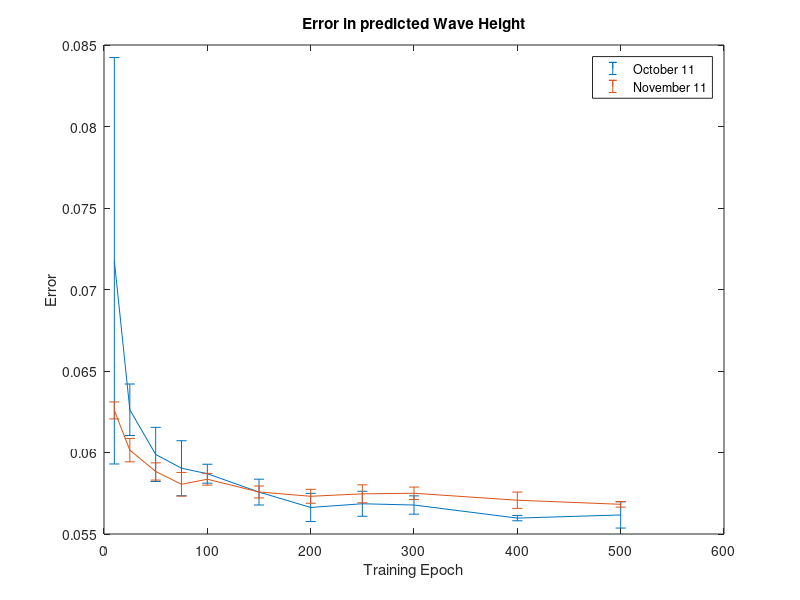
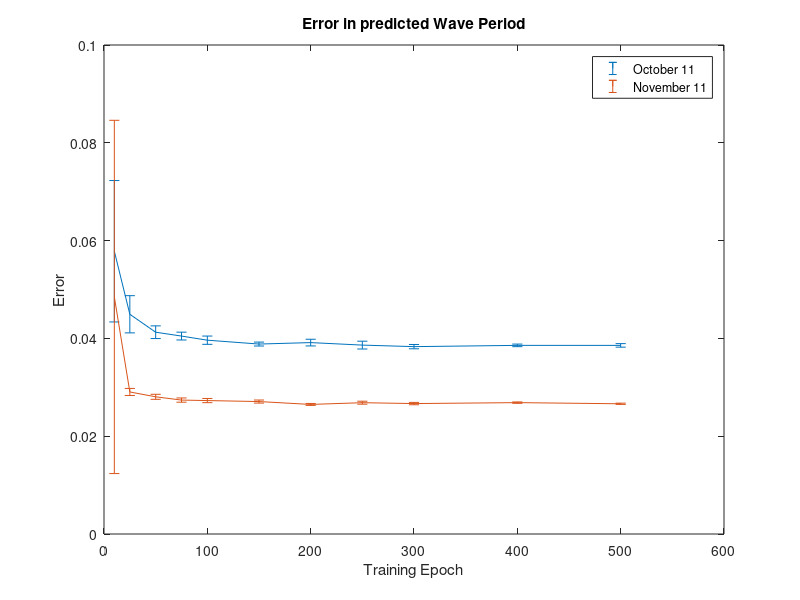

These charts were generated, in order, by the following MATLAB code:
clear
close all

x = [10, 25, 50, 75, 100, 150, 200, 250, 300, 400, 500];

heights_11 = [0.0630378309727, 0.0623147553988, 0.0617909589931, 0.0628543080074, 0.0629070056545
0.0600139947069, 0.0602357189055, 0.0608913778391, 0.0605749174408, 0.0590047220916
0.0587131136974, 0.0597479467131, 0.0583668567512, 0.0586675524897, 0.0586851246944
0.0583717619085, 0.0583623635784, 0.0572553573953, 0.0589275625643, 0.0573364636642
0.0587637020182, 0.0583691755451, 0.058418732038, 0.0584700780378, 0.0577763308685
0.057721050749, 0.0574713858788, 0.0574238190175, 0.0581253253698, 0.0571487066661
0.0567500272419, 0.0571921447678, 0.0572548839899, 0.0579269815806, 0.0574456186759
0.0583396924831, 0.0573866252646, 0.0568047091303, 0.0573795242662, 0.057412930577
0.0574330920374, 0.0580955628065, 0.0575350931412, 0.0570508182296, 0.0573838477987
0.0562245172407, 0.0575151334925, 0.0570646665026, 0.0572624729342, 0.0572987395073
0.0568859292292, 0.056891326958, 0.0568673950919, 0.0569508049485, 0.0565165821236];

periods_11 = [0.0319517393169, 0.0320616236859, 0.0335604053895, 0.0317466181437, 0.113082776761
0.0290299459805, 0.0281448295687, 0.0295200691483, 0.0299517831895, 0.0285964137516
0.0280418316525, 0.0277880409547, 0.0285307170508, 0.0285691310518, 0.0273552079501
0.0269041134069, 0.028005366467, 0.027518237185, 0.0274637780379, 0.0270525920394
0.027385800001, 0.0266363290875, 0.027506730372, 0.0277682354991, 0.0271406334895
0.0266303603687, 0.0271583075369, 0.0272915394518, 0.0269239582119, 0.0274209533061
0.0265991323156, 0.0263518536175, 0.0266618659832, 0.0266536316182, 0.0262204782831
0.0264658499337, 0.0269287404951, 0.0266627532928, 0.0272612178654, 0.0269481166499
0.0270510017073, 0.0263992031978, 0.0267132887894, 0.0265702408404, 0.0266312948501
0.0269494966655, 0.0269639931863, 0.0266282339883, 0.0269326571106, 0.0268588833721
0.0265381568739, 0.026492559401, 0.0267360708605, 0.0265987194704, 0.0267879763304];
%periods_11 = transpose(periods_11);
%heights_11 = transpose(heights_11);




period_10 = [0.048043625052, 0.0457364824751, 0.0481391318191 , 0.072337082014, 0.0748599095609
0.0445341406219, 0.0509535531831, 0.0457503393319 , 0.0414857216977, 0.0419475322964
0.0390592127803, 0.0421964771833, 0.0422217156047 , 0.0413207396334, 0.0415327451512
0.0397324814919, 0.040040218881, 0.0400240313995 , 0.0409280346629, 0.0416627042362
0.0400493138724, 0.0390559559774, 0.0401160826508 , 0.0384571794662, 0.0404944135696
0.0385210122663, 0.0391513938523, 0.0383077161524 , 0.0390708464949, 0.0391729344324
0.039097876233, 0.0398821789328, 0.0383346900026 , 0.038624599194, 0.0397719814389
0.0375270040841, 0.0382837892308, 0.0396421760955 , 0.0386296846007, 0.0390680342475
0.0382183947839, 0.0383198852398, 0.038704888219 , 0.0376360893664, 0.0387027601163
0.0383889297252, 0.0387466026104, 0.0382529283851 , 0.0385823466451, 0.038906465398
0.0388104230746, 0.0389207590015, 0.0385634336228 , 0.0379853193388, 0.0385799929222];



heights_10 = [0.0690353913924, 0.0645702934335, 0.067945238383, 0.0936951873229, 0.0635743277592
0.0637934092645, 0.0600595467789, 0.0637913901242, 0.0621617956374, 0.0633061558069
0.0615542713726, 0.0615156439088, 0.0598088976944, 0.0586818230782, 0.0578485116521
0.061173847126, 0.0584802447469, 0.0576457377742, 0.0574285363446, 0.0604491548687
0.0587856779156, 0.0594644421561, 0.0578412849906, 0.0587947436421, 0.0586119901008
0.056681760681, 0.0587187493771, 0.0577981015, 0.0576672425364, 0.0569884291593
0.0578314477273, 0.0570934391424, 0.0562297027943, 0.0555654921455, 0.0564243494176
0.0569705877483, 0.0579680790791, 0.0570534246521, 0.0559902704491, 0.0562943583642
0.0560510533188, 0.057477267187, 0.0569747597845, 0.0563843409035, 0.0570038829346
0.0557562214665, 0.0561588214503, 0.0560946165399, 0.0560008729391, 0.0558693816729
0.0567344502969, 0.0565783653451, 0.0562739949168, 0.0564925403952, 0.0547627101411];

heights_mean = zeros(size(heights_10, 1),1);
heights_std = zeros(size(heights_10, 1),1);
periods_mean = zeros(size(period_10, 1),1);
periods_std = zeros(size(period_10, 1),1);
for ii=1:size(heights_10, 1)
    heights_mean(ii) = mean(heights_10(ii,:));
    heights_std(ii) = std(heights_10(ii,:));
    periods_mean(ii) = mean(period_10(ii,:));
    periods_std(ii) = std(period_10(ii,:));
end

figure(1)
errorbar(x, heights_mean, heights_std)
xlabel('Training Epoch')
ylabel('Error')
title('Error in predicted Wave Height')

figure(2)
errorbar(x, periods_mean, periods_std)
xlabel('Training Epoch')
ylabel('Error')
title('Error in predicted Wave Period')




%%%%%%%%%%%%%%%%%%%%%%%%%%%%%%%%%%%%%%%%%%%%%%%%%%%%%%%%%%%%%%%%

heights_mean = zeros(size(heights_11, 1),1);
heights_std = zeros(size(heights_11, 1),1);
periods_mean = zeros(size(periods_11, 1),1);
periods_std = zeros(size(periods_11, 1),1);
for ii=1:size(heights_11, 1)
    heights_mean(ii) = mean(heights_11(ii,:));
    heights_std(ii) = std(heights_11(ii,:));
    periods_mean(ii) = mean(periods_11(ii,:));
    periods_std(ii) = std(periods_11(ii,:));
end

figure(1)
hold on
errorbar(x, heights_mean, heights_std)
xlabel('Training Epoch')
ylabel('Error')
legend('October 11', 'November 11')
title('Error in predicted Wave Height')

figure(2)
hold on
errorbar(x, periods_mean, periods_std)
xlabel('Training Epoch')
ylabel('Error')
title('Error in predicted Wave Period')
legend('October 11', 'November 11')







